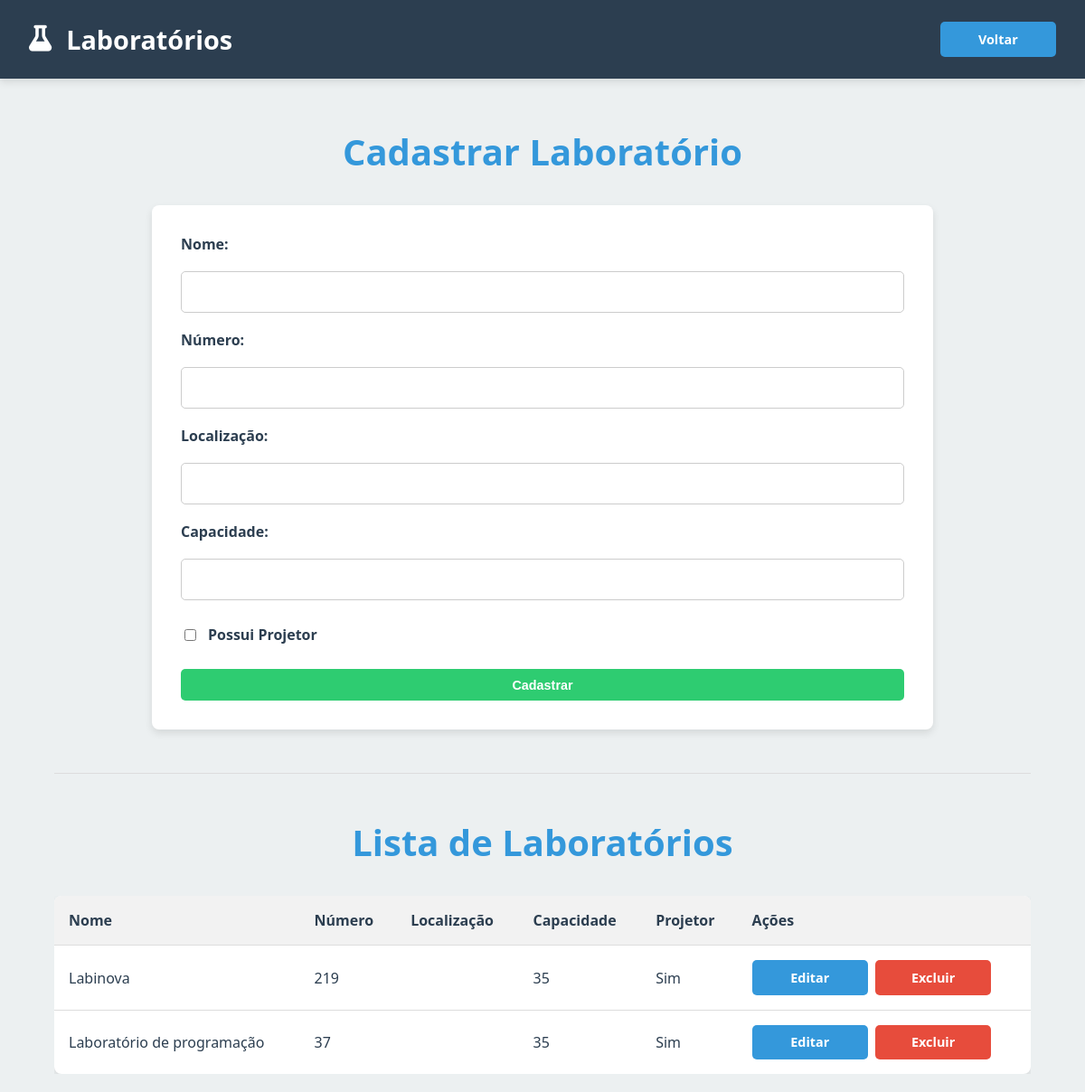
Before: /laboratorios.php (signed in) with the older database file.
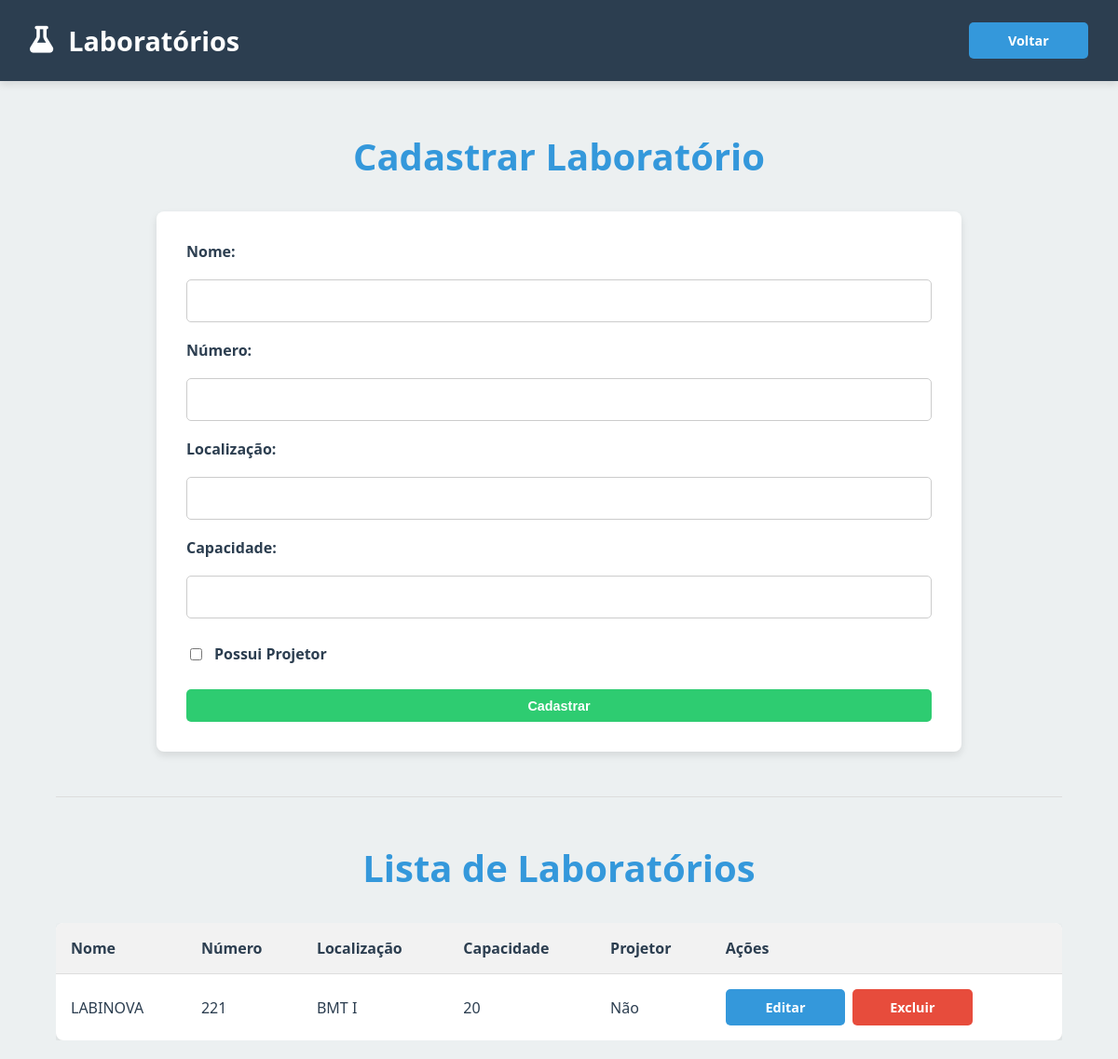
After: the same page with the newer database file.
### tables this page shows
CREATE TABLE `laboratorios` (
  `id` int(11) NOT NULL,
  `nome` varchar(100) NOT NULL,
  `capacidade` int(11) DEFAULT NULL,
  `numero` varchar(255) NOT NULL,
  `projetor` tinyint(1) NOT NULL DEFAULT 0,
  `localizacao` varchar(255) DEFAULT NULL
);

### laboratorios.php (the view, shortened to what this page needs)
<?php
require_once "db.php";
$editando = false;
$lab_edit = null;
$labs = $conexao->query("SELECT * FROM laboratorios ORDER BY numero")->fetchAll(PDO::FETCH_ASSOC);
?>
<!DOCTYPE html>
<html lang="pt-br">
<head>
  <link rel="stylesheet" href="css/style.css">
  <link rel="stylesheet" href="https://cdnjs.cloudflare.com/ajax/libs/font-awesome/6.4.0/css/all.min.css">
</head>
<body>
  <div class="header">
    <h1><i class="fas fa-flask"></i> Laboratórios</h1>
    <a href="index.php" class="btn">Voltar</a>
  </div>
  <div class="container">
    <h2><?= $editando ? "Editar Laboratório" : "Cadastrar Laboratório" ?></h2>
    <form method="POST" class="card">
      <label>Nome:</label>
      <input type="text" name="nome" required value="<?= $lab_edit['nome'] ?? '' ?>">
      <label>Número:</label>
      <input type="text" name="numero" required value="<?= $lab_edit['numero'] ?? '' ?>">
      <label>Localização:</label>
      <input type="text" name="localizacao" value="<?= $lab_edit['localizacao'] ?? '' ?>">
      <label>Capacidade:</label>
      <input type="number" name="capacidade" required value="<?= $lab_edit['capacidade'] ?? '' ?>">
      <label class="form-group-checkbox"><input type="checkbox" name="projetor" <?= !empty($lab_edit['projetor']) ? 'checked' : '' ?>> Possui Projetor</label>
      <button type="submit" class="btn"><?= $editando ? "Atualizar" : "Cadastrar" ?></button>
    </form>
    <hr>
    <h2>Lista de Laboratórios</h2>
    <div class="table-container">
      <table>
        <tr>
          <th>Nome</th>
          <th>Número</th>
          <th>Localização</th>
          <th>Capacidade</th>
          <th>Projetor</th>
          <th>Ações</th>
        </tr>
        <?php foreach ($labs as $lab): ?>
          <tr>
            <td><?= htmlspecialchars($lab['nome']) ?></td>
            <td><?= htmlspecialchars($lab['numero']) ?></td>
            <td><?= htmlspecialchars($lab['localizacao'] ?? '') ?></td>
            <td><?= htmlspecialchars($lab['capacidade']) ?></td>
            <td><?= $lab['projetor'] ? "Sim" : "Não" ?></td>
            <td>
              <a href="?editar=<?= $lab['id'] ?>" class="btn">Editar</a>
              <a href="?excluir=<?= $lab['id'] ?>" class="btn btn-danger" onclick="return confirm('Tem certeza que deseja excluir este laboratório?')">Excluir</a>
            </td>
          </tr>
        <?php endforeach; ?>
      </table>
    </div>
  </div>
</body>
</html>

### css/style.css (style rules this page uses)
:root { --primary: #3498db; --secondary: #2ecc71; --danger: #e74c3c; --light: #ecf0f1; --dark: #2c3e50; --white: #ffffff; --shadow: 0 4px 8px rgba(0, 0, 0, 0.1); }
body { font-family: "Segoe UI", Tahoma, Geneva, Verdana, sans-serif; margin: 0; background-color: var(--light); color: var(--dark); }
.container { width: 90%; max-width: 1200px; margin: 0 auto; padding: 20px 0; }
h2 { text-align: center; margin-bottom: 2rem; font-size: 2.5rem; color: var(--primary); }
a { text-decoration: none; color: inherit; }
.card { background-color: var(--white); border-radius: 8px; padding: 1.5rem; box-shadow: var(--shadow); border-left: 5px solid; transition: transform 0.3s ease, box-shadow 0.3s ease; }
.header { display: flex; justify-content: space-between; align-items: center; padding: 1.5rem 2rem; background-color: var(--dark); color: var(--white); box-shadow: var(--shadow); }
.header h1 { font-size: 1.8rem; margin: 0; display: flex; align-items: center; gap: 1rem; }
form.card { padding: 2rem; background: var(--white); border-radius: 8px; box-shadow: var(--shadow); display: grid; grid-template-columns: 1fr; gap: 1rem; border-left: none; max-width: 800px; margin: 2rem auto; }
@media (min-width: 768px) { form.card { gap: 1.2rem; } }
@media (min-width: 768px) { form.card button { grid-column: 1 / -1; } }
form label { font-weight: bold; color: var(--dark); }
form input, form select, form textarea { width: 100%; padding: 0.8rem; border: 1px solid #ccc; border-radius: 5px; font-size: 1rem; box-sizing: border-box; transition: border-color 0.3s, box-shadow 0.3s; }
hr { border: none; border-top: 1px solid #ddd; margin: 3rem 0; }
.table-container { overflow-x: auto; }
table { width: 100%; border-collapse: collapse; background-color: var(--white); box-shadow: var(--shadow); border-radius: 8px; overflow: hidden; min-width: 800px; }
th, td { padding: 1rem; text-align: left; border-bottom: 1px solid #ddd; }
th { background-color: #f2f2f2; font-weight: bold; color: var(--dark); }
tr:last-child td { border-bottom: none; }
.btn, button[type="submit"] { cursor: pointer; padding: 0.6rem 1.2rem; border: none; border-radius: 5px; font-size: 0.9rem; font-weight: bold; text-align: center; transition: background-color 0.3s, transform 0.2s, box-shadow 0.3s; display: inline-flex; align-items: center; justify-content: center; gap: 0.5rem; min-width: 90px; }
.btn { background-color: var(--primary); color: var(--white); }
button[type="submit"] { background-color: var(--secondary); color: var(--white); }
.btn-danger { background-color: var(--danger); color: white !important; }
td:has(> .btn) { display: flex; gap: 0.5rem; align-items: center; }
.form-group-checkbox { grid-column: 1 / -1; display: flex; align-items: center; gap: 0.5rem; justify-content: flex-start; padding: 0.5rem 0; }
.form-group-checkbox input[type="checkbox"] { width: auto; margin-right: 5px; }

Changed rows visible on the page:
removed laboratorios: nome "Labinova", numero "219", capacidade "35", projetor "Sim"
removed laboratorios: nome "Laboratório de programação", numero "37", capacidade "35", projetor "Sim"
added laboratorios: nome "LABINOVA", numero "221", localizacao "BMT I", capacidade "20", projetor "Não"
